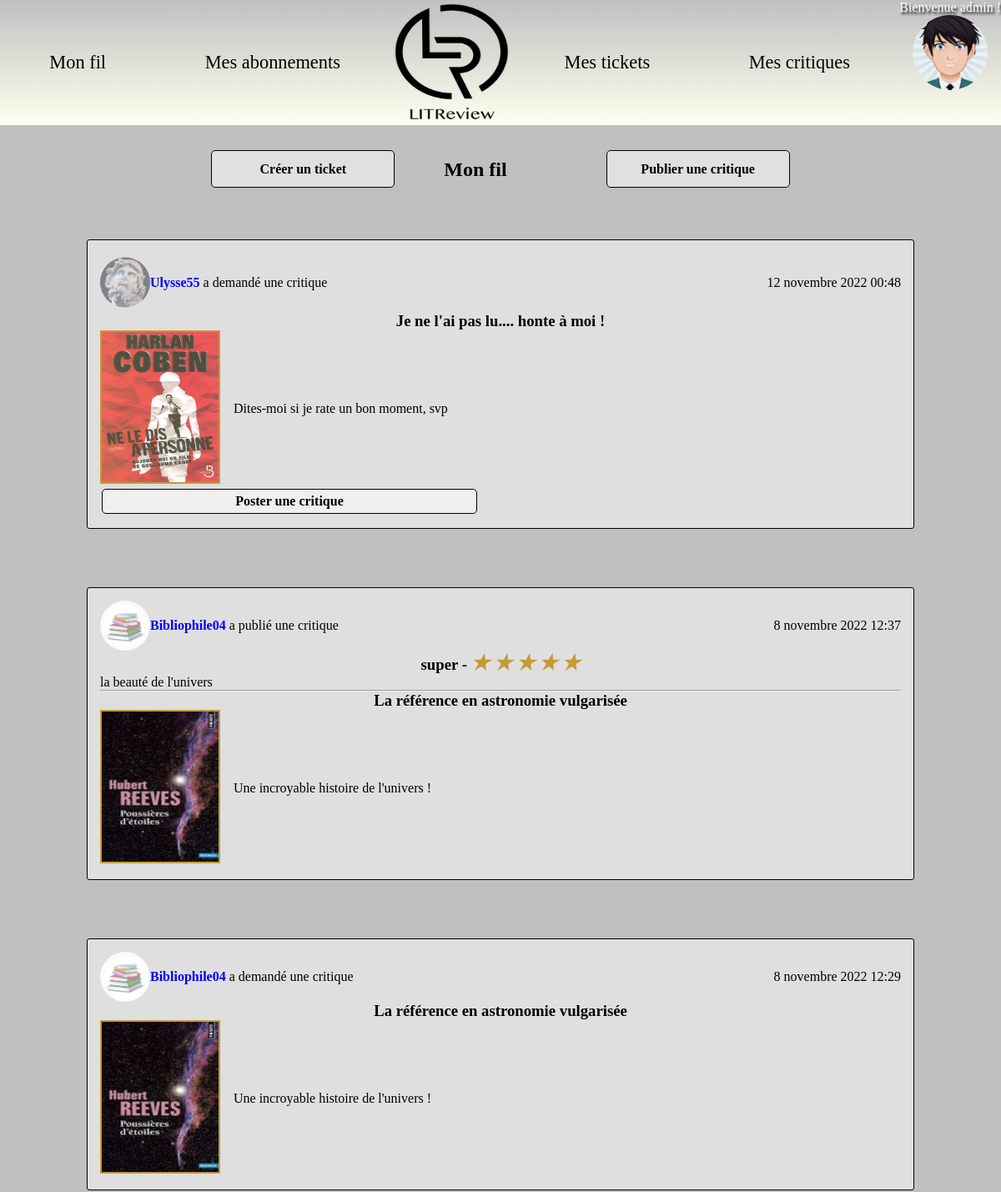
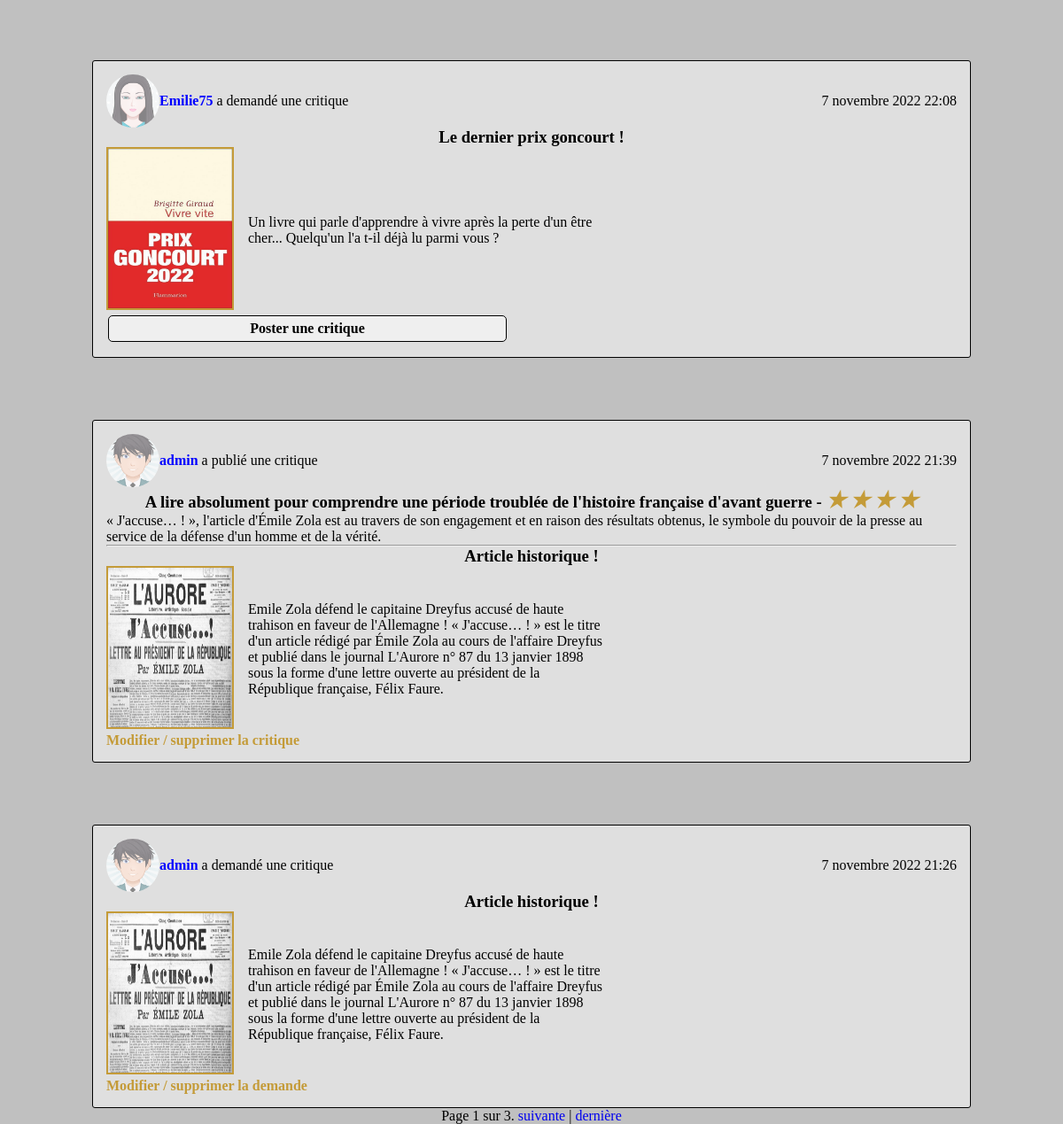
Page /feed/ (signed in) on the committed database (2 pictures, top to bottom).
### authentication/models.py (models this page shows)
class User(AbstractUser):
    profile_photo = models.ImageField(verbose_name='photo de profil', default='default_profile.png',
                                      upload_to='static/img')
    follows = models.ManyToManyField(
        'self',
        symmetrical=False,
        verbose_name='suit'
    )
    followed_by = models.ManyToManyField(
        'self',
        symmetrical=False,
        verbose_name='suivi par',
        related_name='followers'
    )

### review/models.py (models this page shows, shortened)
class Ticket(models.Model):
    title = models.CharField(max_length=128, verbose_name='Titre')
    description = models.TextField(max_length=2048, blank=True, verbose_name='Description')
    image = models.ImageField(null=True, blank=True)
    time_created = models.DateTimeField(auto_now_add=True)
    user = models.ForeignKey(to=settings.AUTH_USER_MODEL, on_delete=models.CASCADE)
    has_review = models.BooleanField(default=False)
    IMAGE_MAX_SIZE = (800, 800)

class Review(models.Model):
    ticket = models.ForeignKey(to=Ticket, on_delete=models.CASCADE)
    rating = models.PositiveSmallIntegerField(
        validators=[MinValueValidator(0), MaxValueValidator(5)], verbose_name='Note(0-5)')
    headline = models.CharField(max_length=128, verbose_name='Titre')
    body = models.CharField(max_length=8192, blank=True, verbose_name='Description')
    user = models.ForeignKey(
        to=settings.AUTH_USER_MODEL, on_delete=models.CASCADE)
    time_created = models.DateTimeField(auto_now_add=True)

### review/views.py (the view)
# urls.py: path('feed/', feed, name='feed'),
@login_required
def feed(request):
    tickets = models.Ticket.objects.filter(
       Q(user__in=request.user.follows.all()) |
       Q(user__exact=request.user.id))
    reviews = models.Review.objects.filter(
       Q(user__in=request.user.follows.all()) |
       Q(user__exact=request.user.id))
    tickets_and_reviews = sorted(
        chain(tickets, reviews),
        key=lambda instance: instance.time_created,
        reverse=True
    )
    paginator = Paginator(tickets_and_reviews, 6)
    page = request.GET.get('page')
    page_obj = paginator.get_page(page)
    context = {
        'page_obj': page_obj,
        'tickets': tickets,
        'reviews': reviews
    }
    return render(
        request,
        'review/feed.html',
        context
     )

### review/templatetags/feed_extras.py (called while the page is built)
@register.filter
def model_type(value):
    return type(value).__name__

@register.filter(name='range')
def filter_range(start, end: int | str):
    if isinstance(end, str):
        end_nb = int(end)
    else:
        end_nb = end
    return range(start, end_nb)

### review/templates/review/feed.html (shortened to what this page needs)
{% extends 'base.html' %}
{% load static %}
{% load feed_extras %}
{% block content %}
  <div class="main">
      <div class="container">
          <a href="{% url 'create_ticket' %}">
              <button class="container__btn">Créer un ticket</button>
          </a>
          <a href="{% url 'create_ticket_and_review' %}">
                <button class="container__btn">Publier une critique</button>
          </a>
      </div>
         {% if tickets or reviews  %}
              <h2>Mon fil</h2>
         {% endif %}
             {% for instance in page_obj %}
                {% if instance|model_type == 'Ticket' %}
                    <div class="container__feed ticket {% if instance.has_review %}reviewed{% endif %}">
                        <div class="user-date">
                            <div class="user-infos">
                                {% include 'review/partials/user_infos_snippet.html' with user=instance.user %}
                                <p><strong>{{ instance.user.username }}</strong> a demandé une critique</p>
                            </div>
                            <p>{{ instance.time_created }}</p>
                        </div>
                        {% include 'review/partials/ticket_snippet.html' with ticket=instance %}
                        <div class="container__buttons">
                        {% if instance.user == request.user %}
                            <a href="{% url 'edit_ticket' instance.id %}">Modifier / supprimer la demande</a>
                        {% endif %}
                        {% if instance.has_review == False %}
                            <a href="{% url 'create_review' instance.id %}">
                                <button class="btn">Poster une critique</button>
                            </a>
                        {% endif %}
                        </div>
                    </div>
                {% elif instance|model_type == 'Review' %}
                    <div class="container__feed review">
                        {% include 'review/partials/review_snippet.html' with review=instance %}
                        {% if instance.user == request.user %}
                            <a href="{% url 'edit_review' instance.id %}">Modifier / supprimer la critique</a>
                        {% endif %}
                    </div>
                {% endif %}
            {% endfor %}
         <span>
            <span>
                Page {{ page_obj.number }} sur {{ page_obj.paginator.num_pages }}.
            </span>
            {% if page_obj.has_next %}
                <a href="?page={{ page_obj.next_page_number }}">suivante</a> |
                <a href="?page={{ page_obj.paginator.num_pages }}">dernière</a>
            {% endif %}
        </span>
  </div>
{% endblock content %}

### templates/base.html (shortened to what this page needs)
<!DOCTYPE html>
{% load static %}
 <html lang="fr">
    <head>
      <link rel="stylesheet" href="{% static 'css/style.css' %}">
    </head>
   <body>
     <header id="navbar" class="nav">
       {%if user.is_authenticated %}
         <a href="{% url 'feed' %}">Mon fil </a>
         <a href="{% url 'subscriptions' user.username%}">Mes abonnements </a>
       {% endif %}
        <img class="logo" src="{% static 'img/LITReview_logo.png' %}">
       {%if user.is_authenticated %}
          <a href="{% url 'ticket_view' %}">Mes tickets </a>
          <a href="{% url 'review_view' %}">Mes critiques </a>
         <div class="dropdown">
           <a class="nav-item" href="#" id="navDropdown" role="button" data-toggle="dropdown">
               <p>Bienvenue {{ user.username }} ! </p>
                    {% if user.profile_photo %}
                    <img class="profile-pic" width="90" height="90" src="{{ user.profile_photo.url }}"
                    alt="{{ user.username }} profile picture">
                    {% else %}
                    <img class="profile-pic" width="90" height="90" src="{% static 'img/default_profile.png' %}"
                    alt="{{ user.username }} profile picture">
                    {% endif %}
           </a>
        </div>
       {% endif %}
     </header>
        <div class="container_message">
            {% block content %}{% endblock %}
        </div>
   </body>
 </html>

### review/templates/review/partials/user_infos_snippet.html
{% load static %}
        {% if user.profile_photo %}
            <img class="profile-pic-small" src="{{ user.profile_photo.url }}">
        {% else %}
            <img class="profile-pic-small" src="{% static 'img/default_profile.png' %}">
        {% endif %}

### review/templates/review/partials/ticket_snippet.html
<h3>{{ ticket.title }}</h3>
<div class="photo-description">
    {% if ticket.image %}
        <p>
            <img class="photo" src="{{ ticket.image.url }}">
        </p>
    {% endif %}
    {% if ticket.description|length > 0 %}
        <p class="description">{{ ticket.description }}</p>
    {% endif %}
</div>

### review/templates/review/partials/review_snippet.html
{% load feed_extras %}
<div class="user-date">
    <div class="user-infos">
        {% include 'review/partials/user_infos_snippet.html' with user=review.user %}
        <p><strong>{{ review.user.username }}</strong> a publié une critique</p>
    </div>
    <p>{{ review.time_created }}</p>
</div>
<h3>{{ review.headline }} - {% for i in 0|range:review.rating %}
                                <i id="stars">
                                    <span> &#9733 </span>
                                </i>
                            {% endfor %}
</h3>
<p>{{ review.body }}</p>
<hr>
<div class="container__ticket">
    {% include 'review/partials/ticket_snippet.html' with ticket=review.ticket %}
</div>

### static/css/style.css (style rules this page uses)
html { background-color: #C0C0C0; }
* { margin: 0; padding: 0; font-family: "Montserrat, Sans-serif"; list-style: none; text-decoration: none; }
.profile-pic { max-width: 120px; clip-path: circle(); display: block; margin: auto; }
.profile-pic-small { position: relative; z-index: -1; max-width: 60px; clip-path: circle(); display: block; margin: auto; }
strong { color: blue; }
.btn { display: block; font-family: "Montserrat, Sans-serif"; width: 450px; color: #000; font-size: medium; font-weight: bold; height: 30px; background-color: rgba(255, 255, 255, 0.5); border: solid 1px #000; border-radius: 5px; transition: all 0.3s; margin: 2px 2px 2px 2px; }
.logo { position: sticky; right: 46%; width: 150px; height: 150px; }
header { position: fixed; width: 100%; height: 150px; display: flex; background: linear-gradient(#C0C0C0, #FFFFF0); }
header > a, header > p, header button { color: black; margin:auto; font-size: 1.4em; }
header .dropdown { position: relative; }
li a { color: black; }
header .nav-item { color: white; }
header p { text-shadow:2px 3px 3px black; }
.container { position: fixed; width: 100%; top: 180px; display: flex; justify-content: space-evenly; }
.container__buttons { display: flex; align-items: center; justify-content: space-between; border-radius: 20px; }
.container__buttons >a { font-weight: bold; color: #c49b38; }
.container__feed >a { font-weight: bold; color: #c49b38; }
.container__btn { width: 220px; top: 0px; align-items: center; justify-content: space-between; font-size: medium; font-weight: bold; height: 45px; background-color: rgba(255, 255, 255, 0.5); border: solid 1px #000; transition: all 0.3s; margin: 0px 0px 0px 0px; border-radius: 5px; padding-left: 15%; padding-right: 15%; cursor: pointer; }
.container__feed { width: 80%; margin-top: 70px; background-color: rgba(255, 255, 255, 0.5); padding: 15px 15px 15px 15px; border-radius: 3px; border: 1px solid #000; }
h2 { padding-top: 10px; margin-right: 60px; text-align: center; }
.container__feed h3 { text-align: center; }
.container__feed .photo { height: 180px; width: 140px; margin-right: 16px; border: solid 2px #c49b38; }
.container__feed .description { width: 600px; margin-right: 400px; }
.container__feed .photo-description, .container__feed .user-date { display: flex; justify-content: space-between; align-items: center; }
#stars > span { display: inline-block; font-size: 25px; color: #c49b38; }
.user-infos { display: flex; flex-direction: row; align-items: center; justify-content: center; }
.main { width: 100%; padding-top: 180px; display: flex; flex-direction: column; align-items: center; flex: 0 0 60%; }
ul.messages li.success, ul.messages li.error, { margin:0; list-style:none; color:#fff; }

### rows in the picture
User: username "admin", profile_photo (picture)
Ticket: profile_photo (picture), user.username "Ulysse55", time_created "12 novembre 2022 00:48", title "Je ne l'ai pas lu.... honte à moi !", image (picture), description "Dites-moi si je rate un bon moment, svp", has_review "Poster une critique"
Review: profile_photo (picture), user.username "Bibliophile04", time_created "8 novembre 2022 12:37", headline "super", rating 5 (drawn), body "la beauté de l'univers", image (picture)
Ticket: title "La référence en astronomie vulgarisée", description "Une incroyable histoire de l'univers !", profile_photo (picture), user.username "Bibliophile04", time_created "8 novembre 2022 12:29", image (picture)
Ticket: profile_photo (picture), user.username "Emilie75", time_created "7 novembre 2022 22:08", title "Le dernier prix goncourt !", image (picture), description "Un livre qui parle d'apprendre à vivre après la perte d'un être cher... Quelqu'un l'a t-il déjà lu parmi vous ?", has_review "Poster une critique"
Review: profile_photo (picture), user.username "admin", time_created "7 novembre 2022 21:39", headline "A lire absolument pour comprendre une période troublée de l'histoire française d'avant guerre", rating 4 (drawn), body "« J'accuse… ! », l'article d'Émile Zola est au travers de son engagement et en raison des résultats obtenus, le symbole du pouvoir de la presse au service de la défense d'un homme et de la vérité.", image (picture), shows "Modifier / supprimer la critique"
Ticket: title "Article historique !", description "Emile Zola défend le capitaine Dreyfus accusé de haute trahison en faveur de l'Allemagne ! « J'accuse… ! » est le titre d'un article rédigé par Émile Zola au cours de l'affaire Dreyfus et publié dans le journal L'Aurore n° 87 du 13 janvier 1898 sous la forme d'une lettre ouverte au président de la République française, Félix Faure.", profile_photo (picture), user.username "admin", time_created "7 novembre 2022 21:26", image (picture), shows "Modifier / supprimer la demande"

### other values in the picture
{{ page_obj.number }} "1"
{{ page_obj.paginator.num_pages }} "3"
